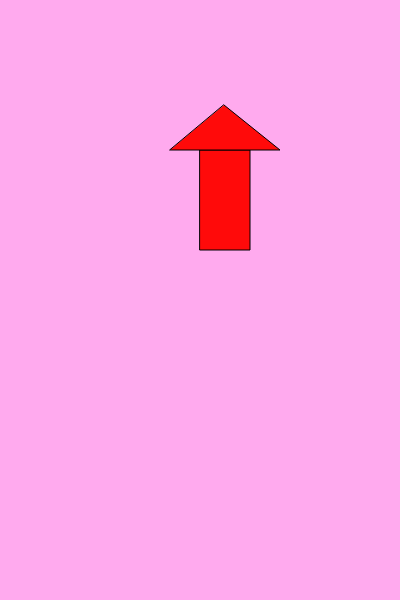
Frame 1 (no input)
Frame 60 (no input): identical to frame 1, image omitted
Frame 120 (the mouse pressed at the canvas centre since frame 60): identical to frame 1, image omitted

The p5.js sketch that drew this single still picture (run headless with seeded random() and noise() and a simulated clock; from frame 60 on, the mouse is pressed at the canvas centre):

// p5.js sketch
// ── sketch.js
// let x = 0;
// let move = 3

// function setup() {
//   createCanvas(400, 600);
// }

// function draw() {
//   background( '#fae');

//   if (x > width){
//     move = -3;
//   }
//   else if (x < 0){
//     move = 3;
//   }

//   fill (12,178,168);
//   rect (x,222,23,34);
  
// x = x + move;
// }

function setup() {
  createCanvas(400, 600);
}

function draw() {
  background( '#fae');

arrow(200, 150, 30, [255,10,10]);
}

function arrow(xPos, yPos, stories, colour){
  fill(colour);
  rect(xPos, yPos, 50, 100);


  triangle(xPos-30, yPos, xPos+80, yPos,  xPos + 24, yPos-45);
}
